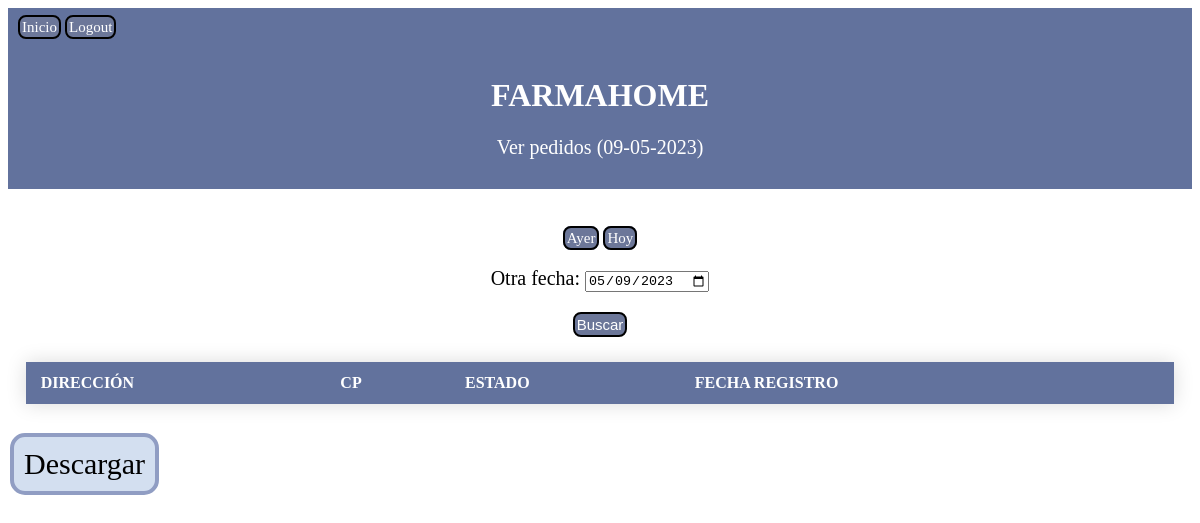
Page /ver_pedidos/hoy (signed in) on the earlier database version.
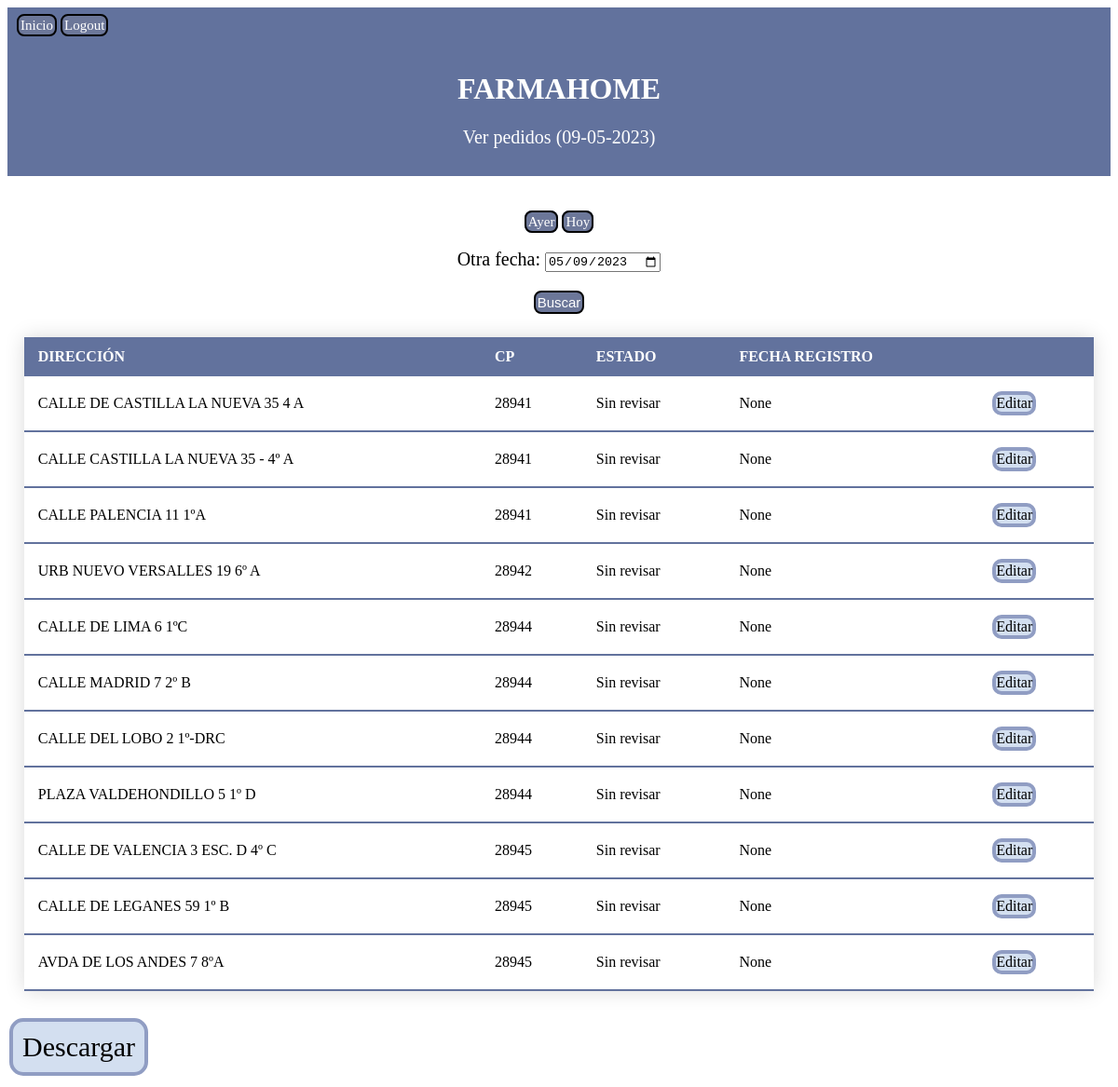
Same page on the later database version.
### FARMAHOME/models.py (models this page shows, shortened)
class DatoReparto(models.Model):
    fecha_cita = models.DateTimeField(('CITA'))
    codigo_postal = models.PositiveBigIntegerField(('CÓDIGO POSTAL'))
    direccion = models.CharField(('DIRECCIÓN'), max_length=200)
    nhc = models.CharField(('NHC'), max_length=10)
    movil = models.PositiveBigIntegerField(('MÓVIL'))
    agenda_cita = models.CharField(('AGENDA'), max_length=30, blank = True, null = True)
    estado_entrega = models.CharField(('ESTADO'), max_length=100, blank = True, null = True)
    DNI = models.CharField(('DNI'), max_length=9, blank = True, null = True)
    incidencias = models.CharField(('INCIDENCIAS'), max_length=200,  blank = True, null = True)
    fecha_registro = models.DateTimeField(blank=True, null=True)
    usuario_registro = models.CharField(('USUARIO'), max_length=100, blank = True, null = True)
    class Meta:
        permissions = (('can_download_data', 'Can download data.'),
                       ('can_upload_data','Can upload data.'),
                       ('can_register_data','Can register data.'),)

### FARMAHOME/views.py (the view)
# urls.py: path('ver_pedidos/<str:fecha>', views.ver_pedidos, name='ver_pedidos'),
@login_required
def ver_pedidos(request,fecha=timezone.now().date()):
    if request.method == 'POST':
        form = FormularioBusquedaEntregas(request.POST)
        if form.is_valid():
            fecha = request.POST.get('fecha', False)
            fecha_busqueda = datetime.strptime(fecha,'%Y-%m-%d').date()
    else:
        if fecha == 'hoy':
            fecha_busqueda = timezone.now().date()
        elif fecha == 'ayer': fecha_busqueda = timezone.now().date() - timedelta(days=1)
        else: fecha_busqueda = fecha
        form = FormularioBusquedaEntregas(initial={'fecha':fecha_busqueda})
    todos_pedidos = DatoReparto.objects.filter(fecha_cita__date=fecha_busqueda)
    context = {'todos_pedidos': todos_pedidos,
               'fecha_actual': timezone.now().date(),
               'fecha_busqueda':fecha_busqueda.strftime('%d-%m-%Y'),
               'form':form}
    return render(request, "FARMAHOME/ver_pedidos.html", context=context )

### FARMAHOME/forms.py
class FormularioBusquedaEntregas(forms.Form):
    class DateInput(forms.DateInput):
        input_type = 'date'
    fecha = forms.DateField(widget=DateInput,
                            label='Otra fecha',
                            initial=datetime.date.today())

### FARMAHOME/templates/FARMAHOME/ver_pedidos.html (shortened to what this page needs)
{% extends "FARMAHOME/basic.html" %}
{% block subtitle %}
Ver pedidos ({{ fecha_busqueda }})
{% endblock %}
{% block body %}
<div>
    <a class="home" href="{% url 'FARMAHOME:ver_pedidos' 'ayer' %}">Ayer</a>
    <a class="home" href="{% url 'FARMAHOME:ver_pedidos' 'hoy' %}">Hoy</a>
    <form action="" method='POST'>
        {{ form.as_p }}
        <button class="home" type="submit"> Buscar </button>
    </form>
</div>
<table class = "styled-table" >
    <thead>
        <tr>
        <th scope="col">DIRECCIÓN</th>
        <th scope="col">CP</th>
        <th scope="col">ESTADO</th>
        <th scope="col">FECHA REGISTRO</th>
        <th scope="col"></th>
        </tr>
    </thead>
    <tbody>
        {% for results in todos_pedidos %}
        <tr class="active-row">
            <td>{{ results.direccion }}</td>
            <td>{{ results.codigo_postal }}</td>
            <td>{{ results.estado_entrega }}</td>
            <td>{{ results.fecha_registro}}</td>
            {% if results.fecha_registro is null and results.fecha_cita.day == fecha_actual.day and results.fecha_cita.month == fecha_actual.month and results.fecha_cita.year == fecha_actual.year %}
                <td><div><a class="edit_button" href="{% url 'FARMAHOME:editar_pedido' results.id %}">Editar</a></div>
            {% endif %}
        </tr>
    </tbody>
{% endfor %}
</table>
    </center>
<div class="col-md-4">
    <a class="button button2" href="{% url 'FARMAHOME:exportar_excel' fecha_busqueda %}">Descargar</a>
</div>
{% endblock %}

### FARMAHOME/templates/FARMAHOME/basic.html (shortened to what this page needs)
{% load static %}
<!DOCTYPE html>
<html>
  <link rel="stylesheet" href="{% static 'FARMAHOME/style.css' %}">
<head>
</head>
<body>
  <div class="home_div">
    <a class="home" href="{% url 'FARMAHOME:index' %}">Inicio</a>
    {% if user.is_authenticated %}
      <a class="home" href="{% url 'FARMAHOME:user_logout' %}">Logout</a>
    {% endif %}
  </div>
  <center>
    <div class="header">
      <h1>FARMAHOME</h1>
      <p>{% block subtitle %}{% endblock %}</p>
    </div>
    {% block body %}
    {% endblock %}
</body>
</html>

### FARMAHOME/static/FARMAHOME/style.css (style rules this page uses)
p { font-size:20px }
.header { position: relative; height: 100%; color: #ffffff; padding: 10px; background-color: rgb(98, 114, 157); margin-bottom:40px; }
.home_div { position: relative; height: 100%; color: #ffffff; padding: 10px; background-color: rgb(98, 114, 157); }
.home { background-color: #6c7799; color: white; padding: 2px 2px; text-align: center; text-decoration: none; display: inline; font-size: 15px; cursor: pointer; border: 2px solid black; border-radius: 8px; }
.edit_button { background-color: rgb(211, 223, 240); border: 4px solid #909dc3; color: black; text-align: center; text-decoration: none; display: inline-block; margin: 4px 2px; cursor: pointer; border-radius: 10px; }
.button { background-color: rgb(211, 223, 240); border: none; color: white; padding: 30px 64px; text-align: center; text-decoration: none; display: inline-block; font-size: 30px; margin: 4px 2px; cursor: pointer; }
.button2 { background-color: rgb(211, 223, 240); color: black; border: 5px solid #909dc3; padding: 10px 10px; border-radius: 15px; border: 4px solid #909dc3; text-align: center; text-decoration: none; display: inline-block; cursor: pointer; }
.styled-table { border-collapse: collapse; margin: 25px 0; font-size: 1em; font-family: 'Times New Roman'; width: 97%; box-shadow: 0 0 20px rgba(0, 0, 0, 0.15); }
.styled-table thead tr { background-color: rgb(98, 114, 157); color: #ffffff; text-align: left; }
.styled-table th, .styled-table td { padding: 12px 15px; }
.styled-table tbody tr { border-bottom: 1px solid #dddddd; }
.styled-table tbody tr:last-of-type { border-bottom: 2px solid rgb(98, 114, 157); }
.styled-table tbody tr.active-row { color:black; }

Differences in the rows shown:
added DatoReparto: direccion "CALLE DE CASTILLA LA NUEVA 35 4 A", codigo_postal "28941", estado_entrega "Sin revisar", fecha_registro "None", shows "Editar"
added DatoReparto: direccion "CALLE CASTILLA LA NUEVA 35 - 4º A", codigo_postal "28941", estado_entrega "Sin revisar", fecha_registro "None", shows "Editar"
added DatoReparto: direccion "CALLE PALENCIA 11 1ºA", codigo_postal "28941", estado_entrega "Sin revisar", fecha_registro "None", shows "Editar"
added DatoReparto: direccion "URB NUEVO VERSALLES 19 6º A", codigo_postal "28942", estado_entrega "Sin revisar", fecha_registro "None", shows "Editar"
added DatoReparto: direccion "CALLE DE LIMA 6 1ºC", codigo_postal "28944", estado_entrega "Sin revisar", fecha_registro "None", shows "Editar"
added DatoReparto: direccion "CALLE MADRID 7 2º B", codigo_postal "28944", estado_entrega "Sin revisar", fecha_registro "None", shows "Editar"
added DatoReparto: direccion "CALLE DEL LOBO 2 1º-DRC", codigo_postal "28944", estado_entrega "Sin revisar", fecha_registro "None", shows "Editar"
added DatoReparto: direccion "PLAZA VALDEHONDILLO 5 1º D", codigo_postal "28944", estado_entrega "Sin revisar", fecha_registro "None", shows "Editar"
added DatoReparto: direccion "CALLE DE VALENCIA 3 ESC. D 4º C", codigo_postal "28945", estado_entrega "Sin revisar", fecha_registro "None", shows "Editar"
added DatoReparto: direccion "CALLE DE LEGANES 59 1º B", codigo_postal "28945", estado_entrega "Sin revisar", fecha_registro "None", shows "Editar"
added DatoReparto: direccion "AVDA DE LOS ANDES 7 8ºA", codigo_postal "28945", estado_entrega "Sin revisar", fecha_registro "None", shows "Editar"
